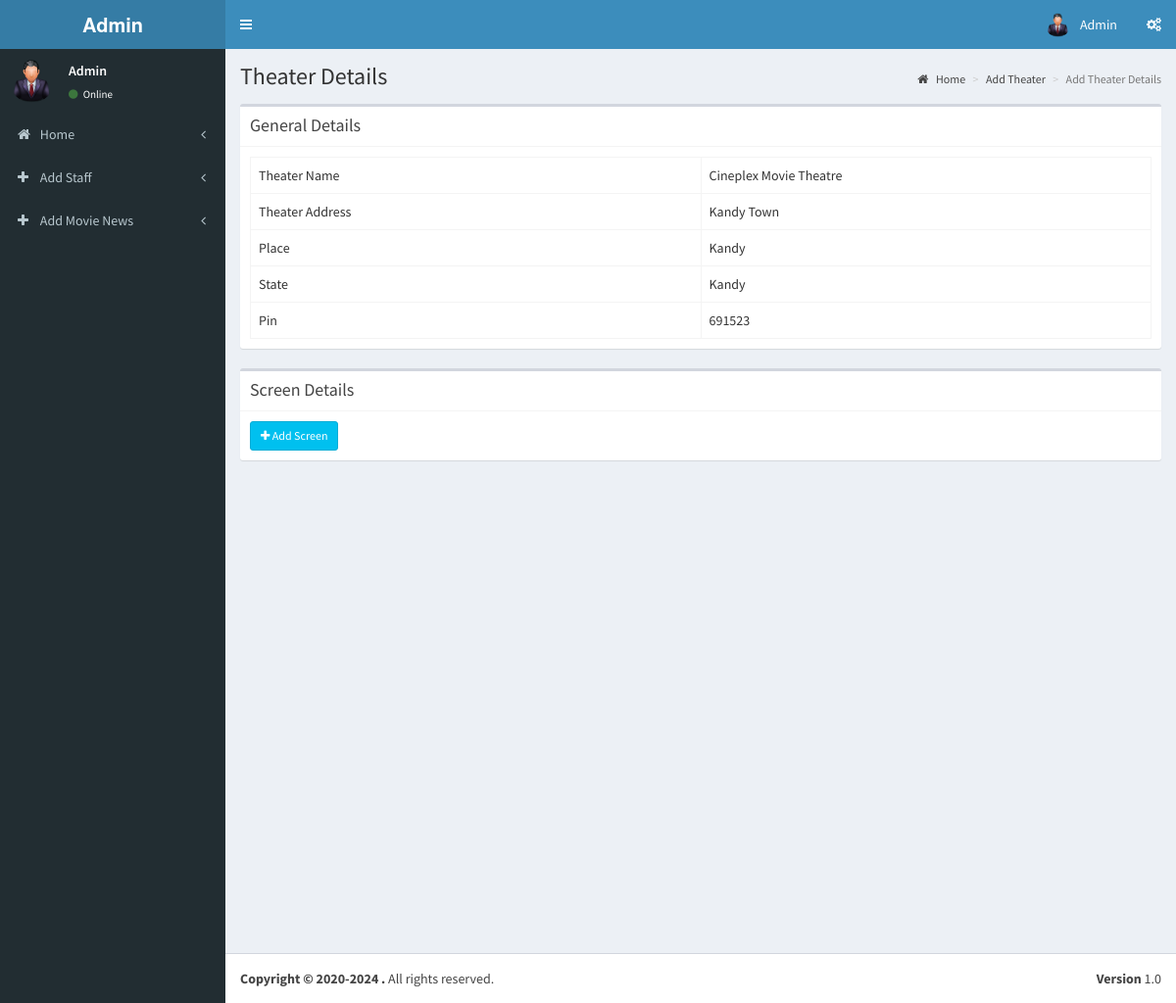
/admin/pages/add_theatre_2.1.php?id=2 (signed in), run on the app's committed database.
### tables this page shows
CREATE TABLE `tbl_theatre` (
  `id` int(11) NOT NULL,
  `name` varchar(100) NOT NULL,
  `address` varchar(100) NOT NULL,
  `place` varchar(100) NOT NULL,
  `state` varchar(50) NOT NULL,
  `pin` int(11) NOT NULL
);

### admin/pages/add_theatre_2.1.php (the view, shortened to what this page needs)
<?php
include('header.php');
?>
  <div class="content-wrapper">
    <section class="content-header">
      <h1>
        Theater Details
      </h1>
      <ol class="breadcrumb">
        <li><a href="index.php"><i class="fa fa-home"></i> Home</a></li>
        <li><a href="add_theater.php">Add Theater</a></li>
        <li class="active">Add Theater Details</li>
      </ol>
    </section>
    <section class="content">
      <div class="box">
         <div class="box-header with-border">
              <h3 class="box-title">General Details</h3>
            </div>
        <div class="box-body">
          <?php
            $th=mysqli_query($con,"select * from tbl_theatre where id='".$_GET['id']."'");
            $theatre=mysqli_fetch_array($th);
          ?>
            <table class="table table-bordered table-hover">
                <tr>
                    <td class="col-md-6">Theater Name</td>
                    <td  class="col-md-6"><?php echo $theatre['name'];?></td>
                </tr>
                <tr>
                    <td>Theater Address</td>
                    <td><?php echo $theatre['address'];?></td>
                </tr>
                <tr>
                    <td>Place</td>
                    <td><?php echo $theatre['place'];?></td>
                </tr>
                <tr>
                    <td>State</td>
                    <td><?php echo $theatre['state'];?></td>
                </tr>
                <tr>
                    <td>Pin</td>
                    <td><?php echo $theatre['pin'];?></td>
                </tr>
            </table>
        </div>
      </div>
         <div class="box">
         <div class="box-header with-border">
              <h3 class="box-title">Screen Details</h3>
            </div>
        <div class="box-body" id="screendtls">
          <?php
            $sr=mysqli_query($con,"select * from tbl_screens where t_id='".$_GET['id']."'");
            if(mysqli_num_rows($sr))
            {
          ?>
            <table class="table table-bordered table-hover">
              <th class="col-md-1">Slno</th>
              <th class="col-md-3">Screen Name</th>
              <th class="col-md-1">Seats</th>
              <th class="col-md-1">Charge</th>
              <th class="col-md-3">Show Time</th>
              <th class="text-right col-md-3"><button data-toggle="modal" data-target="#view-modal" id="getUser" class="btn btn-sm btn-info"><i class="fa fa-plus"></i> Add Screen</button></th>
                <?php
                $sl=1;
                while($screen=mysqli_fetch_array($sr))
                {
                  ?>
                  <tr>
                    <td><?php echo $sl;?></td>
                    <td><?php echo $screen['screen_name'];?></td>
                    <td><?php echo $screen['seats'];?></td>
                    <td><?php echo $screen['charge'];?></td>
                    <?php
                      $st=mysqli_query($con,"select * from tbl_show_time where screen_id='".$screen['screen_id']."'");
                    ?>
                    <td><?php if(mysqli_num_rows($st)) { while($stm=mysqli_fetch_array($st))
                    { echo date('h:i a',strtotime($stm['start_time']))." ,";}}
                    else
                    {echo "No Show Time Added";}
                    ?></td>
                    <td class="text-right"><button data-toggle="modal" data-id="<?php echo $screen['screen_id'];?>" data-target="#view-modal2" id="getUser2" class="btn btn-sm btn-warning"><i class="fa fa-plus"></i> Add Show Times</button></td>
                  </tr>
                  <?php
                  $sl++;
                }
                ?>
            </table>
            <?php
            }
            else
            {
              ?>
              <button data-toggle="modal" data-target="#view-modal" id="getUser" class="btn btn-sm btn-info"><i class="fa fa-plus"></i> Add Screen</button>
              <?php
            }
            ?>
        </div>
      </div>
    </section>
  </div>
  <?php
include('footer.php');
?>

### data on the page
tbl_theatre: name "Cineplex Movie Theatre", address "Kandy Town", place "Kandy", state "Kandy", pin "691523"
